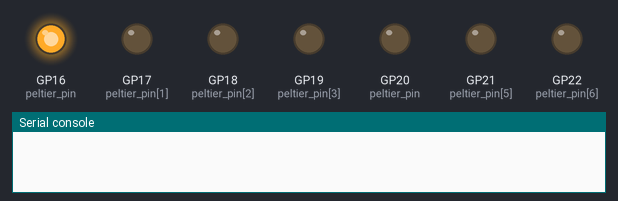
A program run on a simulated Raspberry Pi Pico running MicroPython. Shown: output pins drawn as LEDs (lit = HIGH), the last lines printed to the serial console.

Above: at 0.1 s.
At 4.1 s:
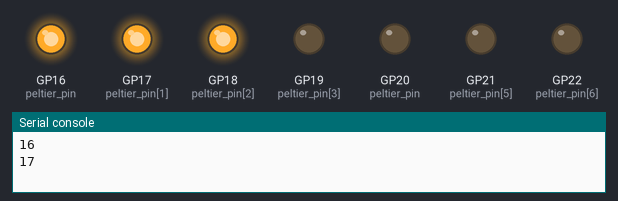
At 8.1 s:
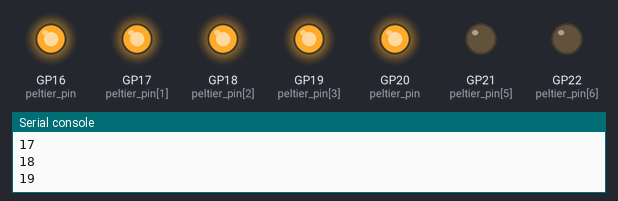
At 18.1 s:
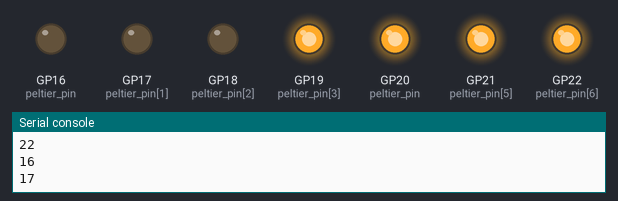
At 26.1 s:
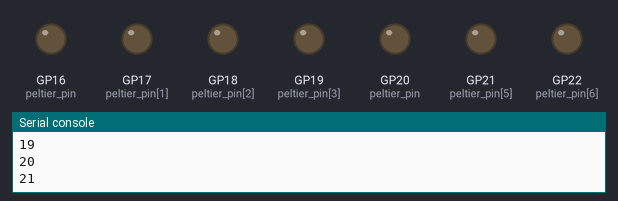
At 38.1 s:
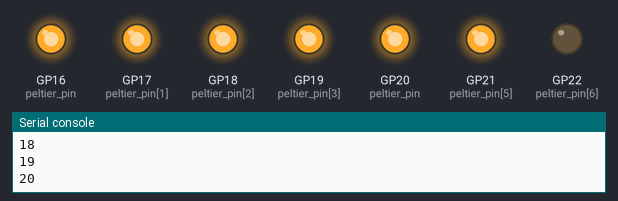
Timing chart, 0 to 39.6 s (numbered marks = the images above):
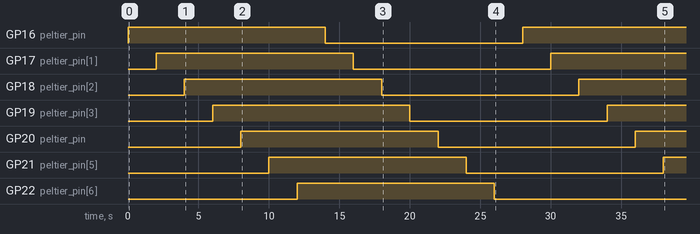

The program:

relay_test.py
```python
from machine import Pin, ADC
import time

#K2 and K3 are shorted due to soldering. They turn on and off at the same time.

# Define GPIO pins
counter = 16
peltier_pin = Pin(counter, Pin.OUT)  # GPIO pin controlling Peltier cooler
list = [16,17,18,19,20,21,22]

peltier_pin = Pin(20, Pin.OUT)
#peltier_pin.on()

while True:
    for index in list:
        peltier_pin = Pin(index, Pin.OUT)  # GPIO pin controlling Peltier cooler
        peltier_pin.on()
        time.sleep(2)
        print(index)

    for index in list:
        peltier_pin = Pin(index, Pin.OUT)  # GPIO pin controlling Peltier cooler
        peltier_pin.off()
        time.sleep(2)
        print(index)
```

Measured:
- by itself, GP16 (peltier_pin): LOW → HIGH at 0.00 s, → LOW 14.0 s later, → HIGH 14.0 s later
- by itself, GP17 (peltier_pin[1]): LOW → HIGH at 2.0 s, → LOW 14.0 s later, → HIGH 14.0 s later
- by itself, GP18 (peltier_pin[2]): LOW → HIGH at 4.0 s, → LOW 14.0 s later, → HIGH 14.0 s later
- by itself, GP19 (peltier_pin[3]): LOW → HIGH at 6.0 s, → LOW 14.0 s later, → HIGH 14.0 s later
- by itself, GP20 (peltier_pin): LOW → HIGH at 8.0 s, → LOW 14.0 s later, → HIGH 14.0 s later
- by itself, GP21 (peltier_pin[5]): LOW → HIGH at 10.0 s, → LOW 14.0 s later, → HIGH 14.0 s later
- by itself, GP22 (peltier_pin[6]): LOW → HIGH at 12.0 s, → LOW 14.0 s later
